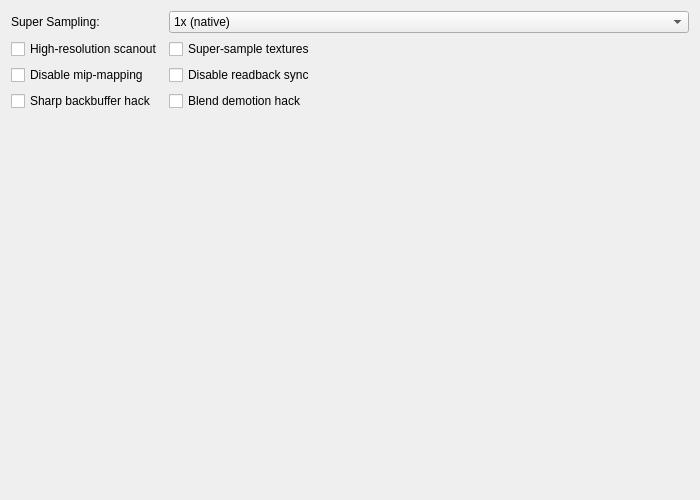
<?xml version="1.0" encoding="UTF-8"?>
<ui version="4.0">
 <class>GraphicsPGSRenderingSettingsTab</class>
 <widget class="QWidget" name="GraphicsPGSRenderingSettingsTab">
  <property name="geometry">
   <rect>
    <x>0</x>
    <y>0</y>
    <width>700</width>
    <height>500</height>
   </rect>
  </property>

  <property name="windowTitle">
   <string/>
  </property>

  <layout class="QGridLayout" name="gridLayout" columnstretch="0,1">
   <item row="0" column="0">
    <widget class="QLabel" name="pgsSuperSamplingLabel">
     <property name="text">
      <string>Super Sampling:</string>
     </property>
    </widget>
   </item>
   <item row="0" column="1">
    <widget class="QComboBox" name="pgsSuperSampling">
     <property name="enabled">
      <bool>true</bool>
     </property>
     <property name="sizePolicy">
      <sizepolicy hsizetype="Expanding" vsizetype="Fixed">
       <horstretch>0</horstretch>
       <verstretch>0</verstretch>
      </sizepolicy>
     </property>
     <property name="layoutDirection">
      <enum>Qt::LayoutDirection::LeftToRight</enum>
     </property>
     <item>
      <property name="text">
       <string>1x (native)</string>
      </property>
     </item>
     <item>
      <property name="text">
       <string>2x SSAA (checkerboard)</string>
      </property>
     </item>
     <item>
      <property name="text">
       <string>4x SSAA (sparse grid)</string>
      </property>
     </item>
     <item>
      <property name="text">
       <string>4x SSAA (ordered grid, high-res output capable)</string>
      </property>
     </item>
     <item>
      <property name="text">
       <string>8x SSAA (checkerboard, high-res output capable)</string>
      </property>
     </item>
     <item>
      <property name="text">
       <string>16x SSAA (sparse grid, high-res output capable)</string>
      </property>
     </item>
    </widget>
   </item>
   <item row="1" column="0">
    <widget class="QCheckBox" name="pgsHighResScanout">
     <property name="text">
      <string>High-resolution scanout</string>
     </property>
    </widget>
   </item>
   <item row="1" column="1">
    <widget class="QCheckBox" name="pgsSuperSampleTextures">
     <property name="text">
      <string>Super-sample textures</string>
     </property>
    </widget>
   </item>
   <item row="2" column="0">
    <widget class="QCheckBox" name="pgsDisableMipmaps">
     <property name="text">
      <string>Disable mip-mapping</string>
     </property>
    </widget>
   </item>
   <item row="2" column="1">
    <widget class="QCheckBox" name="pgsDisableReadbackSync">
     <property name="text">
      <string>Disable readback sync</string>
     </property>
    </widget>
   </item>
   <item row="3" column="0">
    <widget class="QCheckBox" name="pgsSharpBackbuffer">
     <property name="text">
      <string>Sharp backbuffer hack</string>
     </property>
    </widget>
   </item>
   <item row="3" column="1">
    <widget class="QCheckBox" name="pgsBlendDemotion">
     <property name="text">
      <string>Blend demotion hack</string>
     </property>
    </widget>
   </item>
   <item row="4" column="0">
    <spacer name="verticalSpacer">
     <property name="orientation">
      <enum>Qt::Vertical</enum>
     </property>
     <property name="sizeHint" stdset="0">
      <size>
       <width>20</width>
       <height>0</height>
      </size>
     </property>
    </spacer>
   </item>
  </layout>
 </widget>
</ui>
